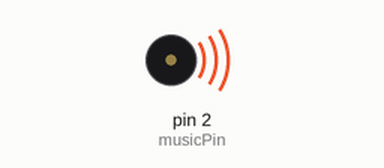
Recording of a sketch running on a simulated Arduino Uno, built with avr-gcc and run on an emulated ATmega328P. Parts: buzzer (waves = sounding).

Above: at 0.8 s.
At 4.48 s:
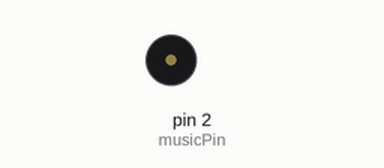
Timing chart, 0 to 5.2 s (numbered marks = the images above):
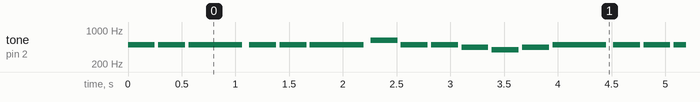

Measured:
- by itself, tone on pin 2 (musicPin): plays 494 Hz for 0.25 s, 494 Hz for 0.25 s, 494 Hz for 0.50 s, 494 Hz for 0.25 s, 494 Hz for 0.25 s, 494 Hz for 0.50 s … (375 notes in this stretch)

The sketch:

SquidGame.ino
```cpp
#include "pitches.h"

// passive buzzer pin
const int musicPin = 2;

// main theme (squid game)
int melodies[] = {
  NOTE_B4, NOTE_B4, NOTE_B4, NOTE_B4, NOTE_B4, NOTE_B4,
  NOTE_DS5, NOTE_B4, NOTE_B4, NOTE_A4, NOTE_G4, NOTE_A4, NOTE_B4,
  NOTE_B4, NOTE_B4, NOTE_B4, NOTE_B4, NOTE_B4, NOTE_B4,
  NOTE_B4, NOTE_A4, NOTE_G4, NOTE_A4, NOTE_G4, NOTE_E4, NOTE_E4
};
int durations[] = {
  4, 4, 2, 4, 4, 2,
  4, 4, 4, 4, 4, 4, 2,
  4, 4, 2, 4, 4, 2,
  4, 4, 4, 4, 4, 4, 2
};
int theme_len = sizeof(melodies) / sizeof(int);

void setup() {
  Serial.begin(9600);

  // passive buzzer setup
  pinMode(musicPin, OUTPUT);
  digitalWrite(musicPin, LOW);
}

void loop() {
  playTheme(melodies, durations, theme_len);
}

void playTheme(int melodies[], int durations[], int theme_length)
{
  for (int i = 0; i < theme_length; i++)
  {
    int duration = 1000 / durations[i];
    int pause_time = duration * 1.13;

    tone(musicPin, melodies[i], duration);
    delay(pause_time);
    noTone(musicPin);
  }
}
```

pitches.h
```cpp
/*************************************************
 * Public Constants
 *************************************************/

#define NOTE_B0  31
#define NOTE_C1  33
#define NOTE_CS1 35
#define NOTE_D1  37
#define NOTE_DS1 39
#define NOTE_E1  41
#define NOTE_F1  44
#define NOTE_FS1 46
#define NOTE_G1  49
#define NOTE_GS1 52
#define NOTE_A1  55
#define NOTE_AS1 58
#define NOTE_B1  62
#define NOTE_C2  65
#define NOTE_CS2 69
#define NOTE_D2  73
#define NOTE_DS2 78
#define NOTE_E2  82
#define NOTE_F2  87
#define NOTE_FS2 93
#define NOTE_G2  98
#define NOTE_GS2 104
#define NOTE_A2  110
#define NOTE_AS2 117
#define NOTE_B2  123
#define NOTE_C3  131
#define NOTE_CS3 139
#define NOTE_D3  147
#define NOTE_DS3 156
#define NOTE_E3  165
#define NOTE_F3  175
#define NOTE_FS3 185
#define NOTE_G3  196
#define NOTE_GS3 208
#define NOTE_A3  220
#define NOTE_AS3 233
#define NOTE_B3  247
#define NOTE_C4  262
#define NOTE_CS4 277
#define NOTE_D4  294
#define NOTE_DS4 311
#define NOTE_E4  330
#define NOTE_F4  349
#define NOTE_FS4 370
#define NOTE_G4  392
#define NOTE_GS4 415
#define NOTE_A4  440
#define NOTE_AS4 466
#define NOTE_B4  494
#define NOTE_C5  523
#define NOTE_CS5 554
#define NOTE_D5  587
#define NOTE_DS5 622
#define NOTE_E5  659
#define NOTE_F5  698
#define NOTE_FS5 740
#define NOTE_G5  784
#define NOTE_GS5 831
#define NOTE_A5  880
#define NOTE_AS5 932
#define NOTE_B5  988
#define NOTE_C6  1047
#define NOTE_CS6 1109
#define NOTE_D6  1175
#define NOTE_DS6 1245
#define NOTE_E6  1319
#define NOTE_F6  1397
#define NOTE_FS6 1480
#define NOTE_G6  1568
#define NOTE_GS6 1661
#define NOTE_A6  1760
#define NOTE_AS6 1865
#define NOTE_B6  1976
#define NOTE_C7  2093
#define NOTE_CS7 2217
#define NOTE_D7  2349
#define NOTE_DS7 2489
#define NOTE_E7  2637
#define NOTE_F7  2794
#define NOTE_FS7 2960
#define NOTE_G7  3136
#define NOTE_GS7 3322
#define NOTE_A7  3520
#define NOTE_AS7 3729
#define NOTE_B7  3951
#define NOTE_C8  4186
#define NOTE_CS8 4435
#define NOTE_D8  4699
#define NOTE_DS8 4978
```
